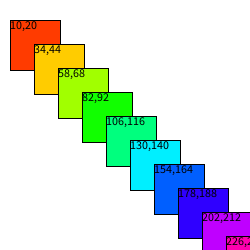
Frame 1 (no input)
Frame 60 (the mouse pressed at the canvas centre just before this capture): identical to frame 1, image omitted
Frame 120 (the mouse held since frame 60 and released just before this capture): identical to frame 1, image omitted

The Processing sketch that drew this single still picture (run headless with seeded random() and noise(); from frame 60 on, the mouse is pressed at the canvas centre):

// Processing sketch: processing_103879
// ── processing_103879.pde

// A sketch to help me recognise which iteration has been made and 
// including the coordinates of each iteration.
// Code from Petros Koutsolampros from StackOverflow

void setup() {  //setup function called initially, only once
  size(250, 250);
  background(255);  //set background white
  colorMode(HSB);   //set colors to Hue, Saturation, Brightness mode

}
void draw(){
for(int i = 10; i <255; i +=24) {
int x = i;
int y = i+10;
  fill(i,255,255);
   rect (x, y, 50, 50);
   fill(0);
   text(x + "," + y,x,y,100,100);
} 
}
